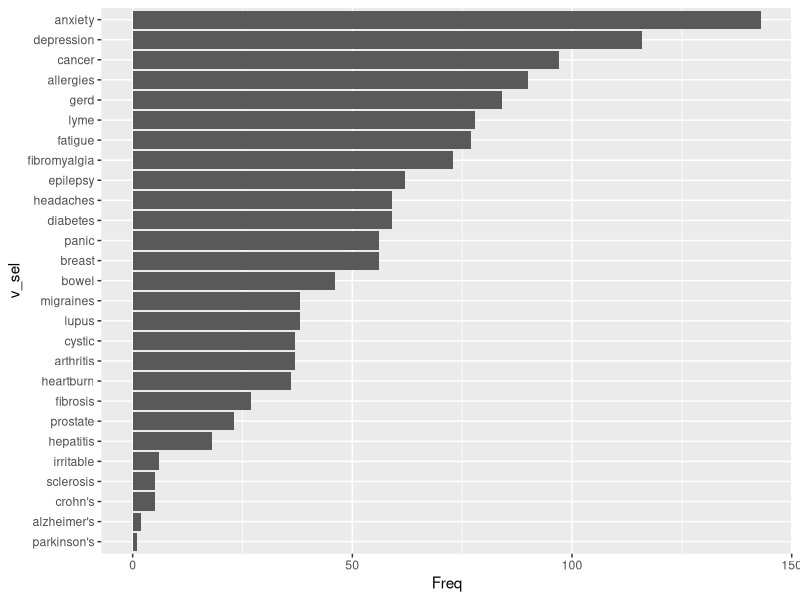
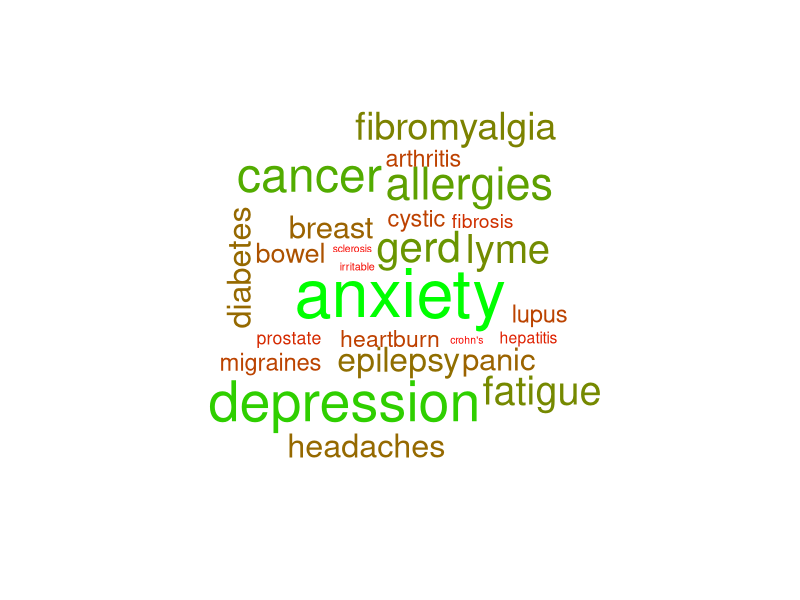
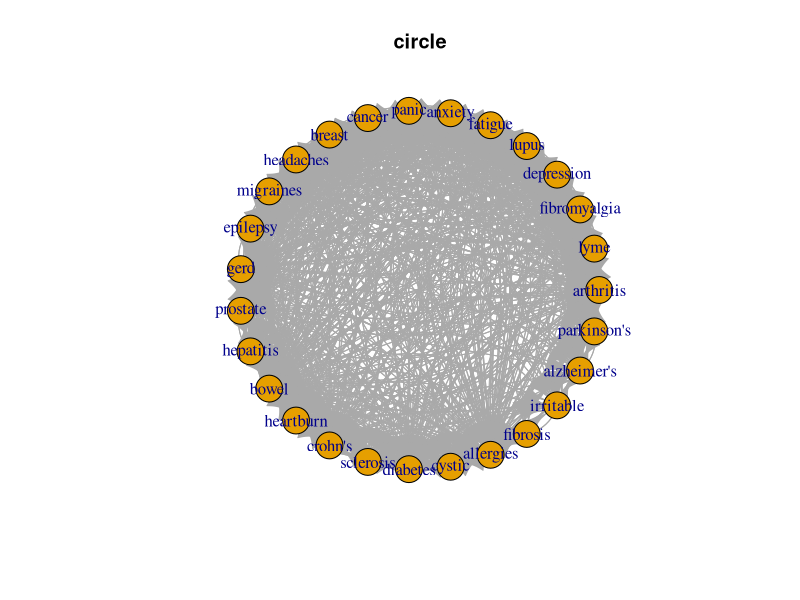

R code for these plots, in order: (Note: this script raises an error after producing the figures.)
library(wordcloud)
library(ggplot2)
library(igraph)
library(ggraph)
# setwd("~/Documents/curs_bib/") #This is for me
# We define a list of autoimmune diseases
diseases<-c("Allergies", "Alzheimer's", "Anxiety", "Panic", "Arthritis", "Breast",
            "Fatigue", "Crohn's", "Cystic", "Fibrosis", "Depression", "Diabetes", "Epilepsy",
            "Fibromyalgia", "GERD", "Reflux)", "Headaches", "Heartburn", "Hepatitis","Irritable", "Bowel",
            "Lupus", "Lyme", "Migraines", "Sclerosis", "Parkinson's", "Prostate", "Cancer")
diseases<-tolower(diseases)
# We introduce the data
table<-read.table("posts.txt", check.names = FALSE, sep="\n")

# We clean the character data (this can be improved)
cl_table<-apply(table, 1, function(x) gsub("\n", "", x))
cl_table<-sapply(cl_table, function(x) gsub("[0-9|{|}|(|)|*|+|.|?]", "", x))
cl_table<-sapply(cl_table, function(x) gsub("[\\[]", "", x))
cl_table<-sapply(cl_table, function(x) gsub("]", "", x))
cl_table<-sapply(cl_table, tolower) # This is to convert every letter to lower case

# We split the text by words
lcl_table<-sapply(cl_table, function(x) strsplit(x, split=" "))

# We select the words in the vector diseases
sel_table<-lapply(lcl_table, function(x) x[x %in% diseases])
sel_table_short<-sel_table[lapply(sel_table, length) > 0] #We remove the list entries (posts) without any word

# We keep only one appearence by post
sel_table_short<-sapply(sel_table_short, function(x) x[!duplicated(x)])

## Here we will represent individual word frequencies
# We join all appearence in a unique vector (we loose the information by post)
v_sel<-unlist(sel_table_short, use.names=FALSE)

# We summerize in a table each word frequency
df_vsel<-as.data.frame(sort(table(v_sel)))

# We represent this frequencies
ggplot(df_vsel, aes(v_sel, Freq))+geom_bar(stat="identity")+coord_flip()
wordcloud(df_vsel$v_sel, df_vsel$Freq, random.color = FALSE, colors=colorRampPalette(c("red", "green"))(200))


## Here we will represent connections of two words within single posts
# We will create an edgelist for every post and will concatenate them.
mat_adja<-matrix(nrow=0, ncol=2)
for (list in sel_table_short){
  if (length(list) > 1){
    adjacency_temp<-matrix(rep(1, length(list)), length(list), length(list), dimnames=list(list, list))
    mat_adja<-rbind(mat_adja,  get.edgelist(graph.adjacency(adjacency_temp)))
  }
}
# Here we will remove "self connections". Eg: "depression" connected to "depression".
mat_adja<-mat_adja[mat_adja[,1] != mat_adja[,2],]
# This plots the network, but is too complex to understand
plot(graph.data.frame(mat_adja), layout=layout.circle, main="circle")

# # We represent the igraph with the chordDiagram package in a circular form
adj_graph<-get.adjacency(graph.data.frame(mat_adja, directed = FALSE),type = "lower")
chordDiagram(as.matrix(adj_graph), transparency = 0.5)
